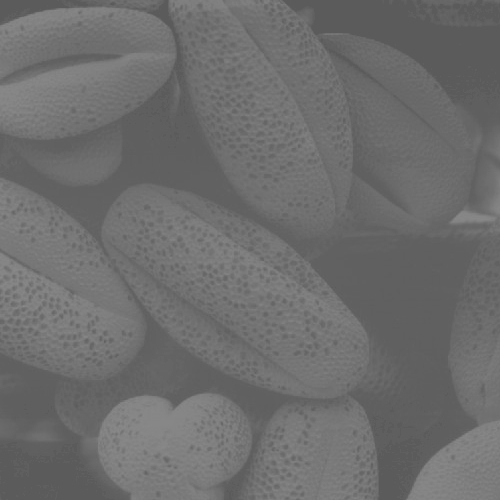
#> input picture Ex2/Immagini/granelli.jpg, 500 x 500 px, found by its file name
$ python full_scale.py
#> lines starting #> are read from the running program, lines starting #| are printed output that depends on the picture
#!/usr/bin/env python3
# -*- coding: utf-8 -*-
"""
FSHS
"""

import numpy as np              # importa Numpy
import matplotlib.pyplot as plt # importa Matplotlib
import scipy.ndimage as ndi     # importa Scipy per le immagini
import skimage.io as io         # importa il modulo Input/Output di SK-Imagex

K = 256

def fshs(x):
    x_max = np.max(x)
    x_min = np.min(x)

    a = (K - 1)/(x_max - x_min)
    b = x_min

    y = a*(x - b)

    return y


x = io.imread("granelli.jpg")
#> x is the input picture: shape (500, 500); min 90, max 138, mean 109.1
n, b = np.histogram(x, np.arange(257))  # istogramma
#> n = 256 values, max 19057 at index 96, min 0 at index 0, mean 976.6; b = 257 values from 0 to 256

plt.figure()
plt.bar(np.arange(256), n)
plt.axis([0,255,0,1.1*np.max(n)])
plt.title('Istogramma di granelli.jpg')

y = fshs(x)
#> in fshs, `x_max = np.max(x)`: x_max = 138
#> in fshs, `x_min = np.min(x)`: x_min = 90
#> in fshs, `a = (K - 1)/(x_max - x_min)`: a = 5.31
#> in fshs, `b = x_min`: b = 90
#> in fshs, `y = a*(x - b)`:
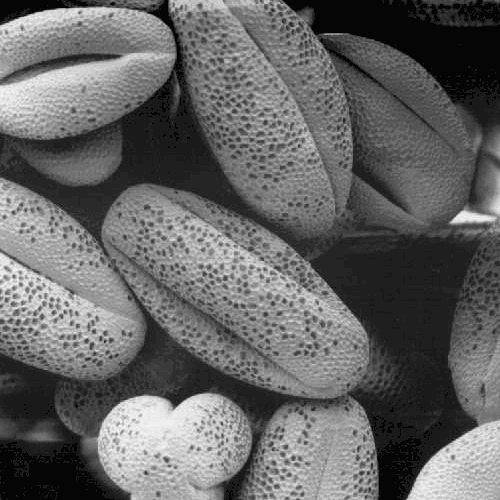
#> y: shape (500, 500) float64; min 0, max 255, mean 101.3
ny, by = np.histogram(y, np.arange(257))  # istogramma
#> ny = 256 values, max 19057 at index 31, min 0 at index 1, mean 976.6; by = 257 values from 0 to 256

plt.figure()
plt.bar(np.arange(256), ny)
plt.axis([0,255,0,1.1*np.max(ny)])
plt.title('Istogramma di granelli.jpg dopo FSHS')
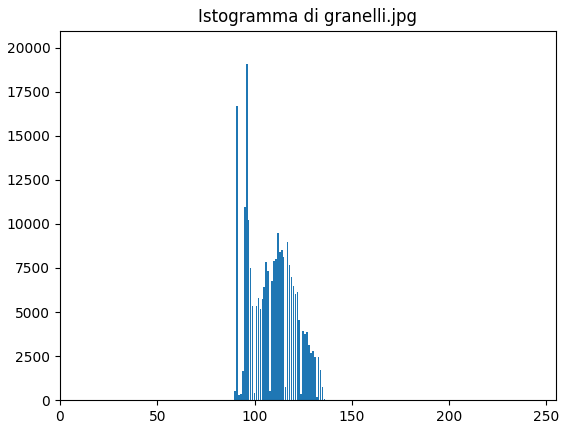
#> figure drawn by matplotlib, 1 panel; tallest bar 19057 high, from x = 95.6 to 96.4
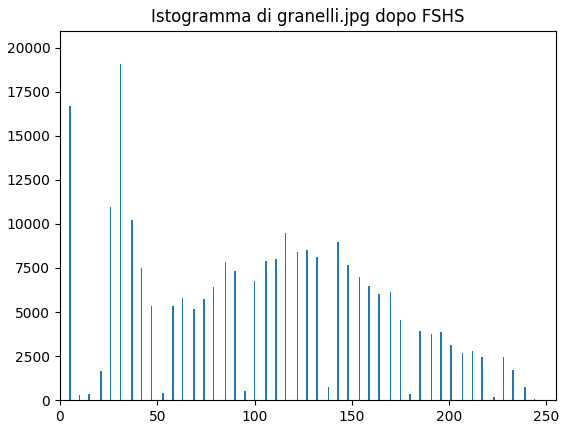
#> figure drawn by matplotlib, 1 panel; tallest bar 19057 high, from x = 30.6 to 31.4
